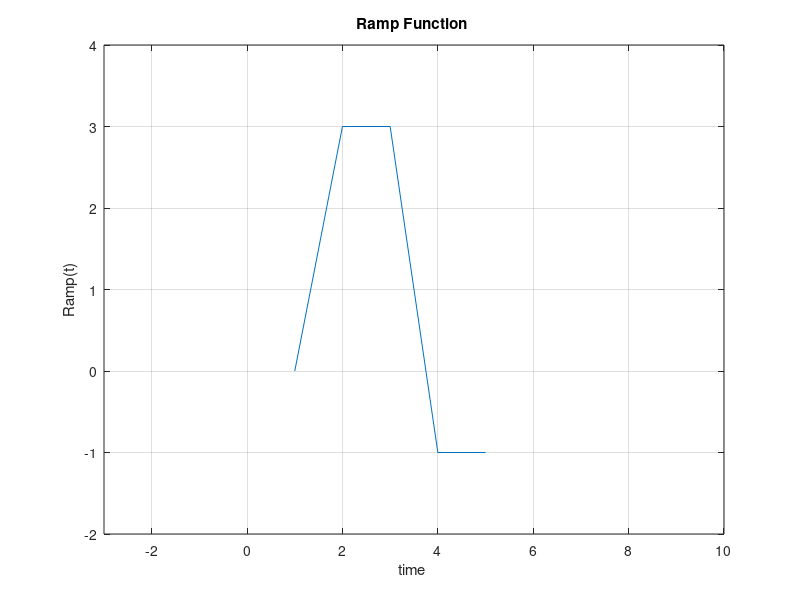
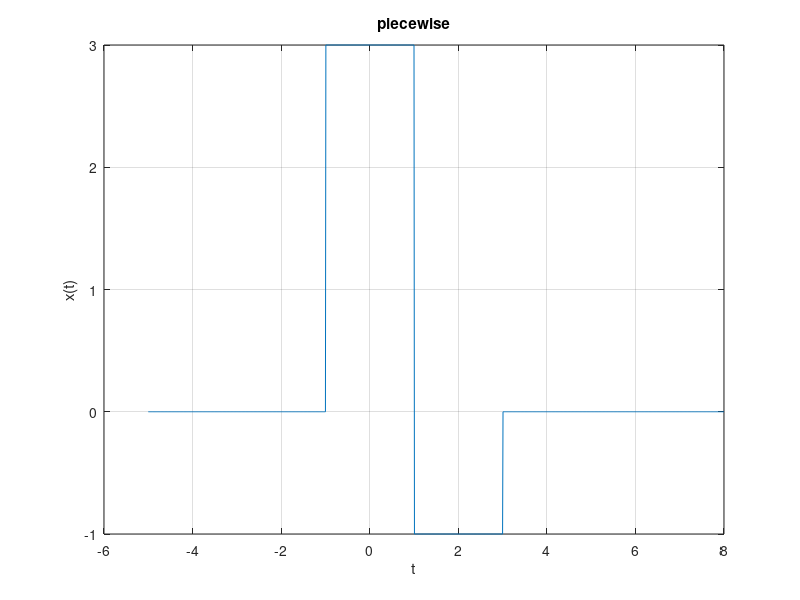

Write MATLAB code to recreate these figures, in order.
clc
clear


load Prob1Monday.mat

%{
DT = 0.1;
%L = length(g);
%LH = (L-1)/2;
%n = -LH:1:LH;
%t = n*DT;

figure;
plot(t, g)
title('#1 midterm funct. g(t)')
ylabel('g(t)')
xlabel('t in seconds')
%axis([-3 3 -4 4])
grid on

hold on
g_rev = -g;
plot(t,g_rev)
title('#1 midterm reversed g(t)')
ylabel('g(t)')
xlabel('t in seconds')
%axis([-3 3 -4 4])

% PROBLEM 2

t2=[-2:.01:10];
%t_midterm = [-3:0.1:3];
%t_midterm_paper = [-5:0.01:8];
%}
for i=1:5
    if i<= 1
    x(i+1)=3*(i+2);
    end
    
    if i>1 & i<=3
    x(i)=3;
    end
    
    if i>3&i<=5   
    x(i)= -1;
    end
end 
plot([1:5],x);
axis([-3 ,10 ,-2 ,4]);
ylabel("Ramp(t)")
xlabel("time ")
title("Ramp Function ")
grid on

%PROBLEM 2

dt = 0.01;
t_midterm_paper = -5:dt:8;

for k=1:length(t_midterm_paper)
%for k=-2:3
    %if t_midterm_paper(k) <= -1
      % X(k+1)=k+6;
      
    %if t_midterm_paper(k) <= -1
          %X(k) = 3*(k)+6;
    
   if  t_midterm_paper(k) > -1 & t_midterm_paper(k) <= 1
        X(k)=3;

    elseif  t_midterm_paper(k)>1 & t_midterm_paper(k)<= 3
        X(k)= -1; 

    else 
        X(k)=0;
 
    end
end

figure;
plot(t_midterm_paper,X)
title ('piecewise')
xlabel('t')
ylabel('x(t)')
grid on